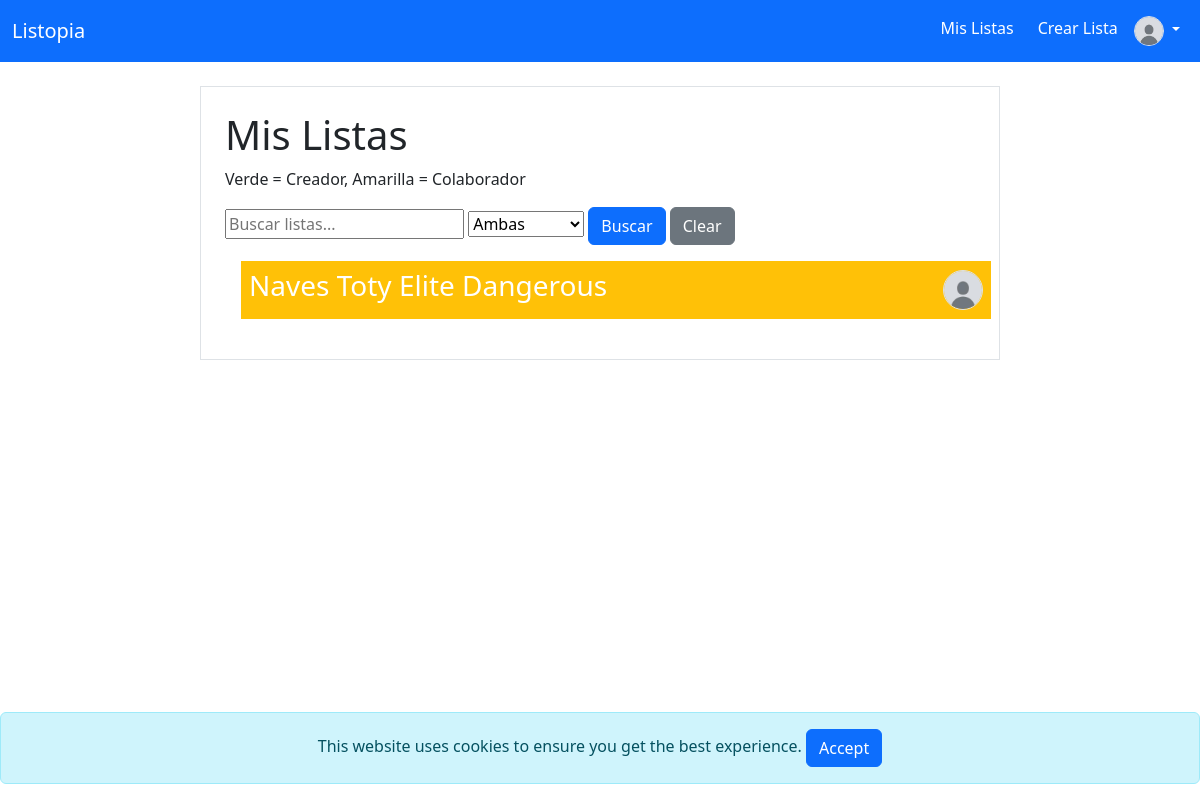
/lists/ (signed in), run on an earlier commit of the app's database.
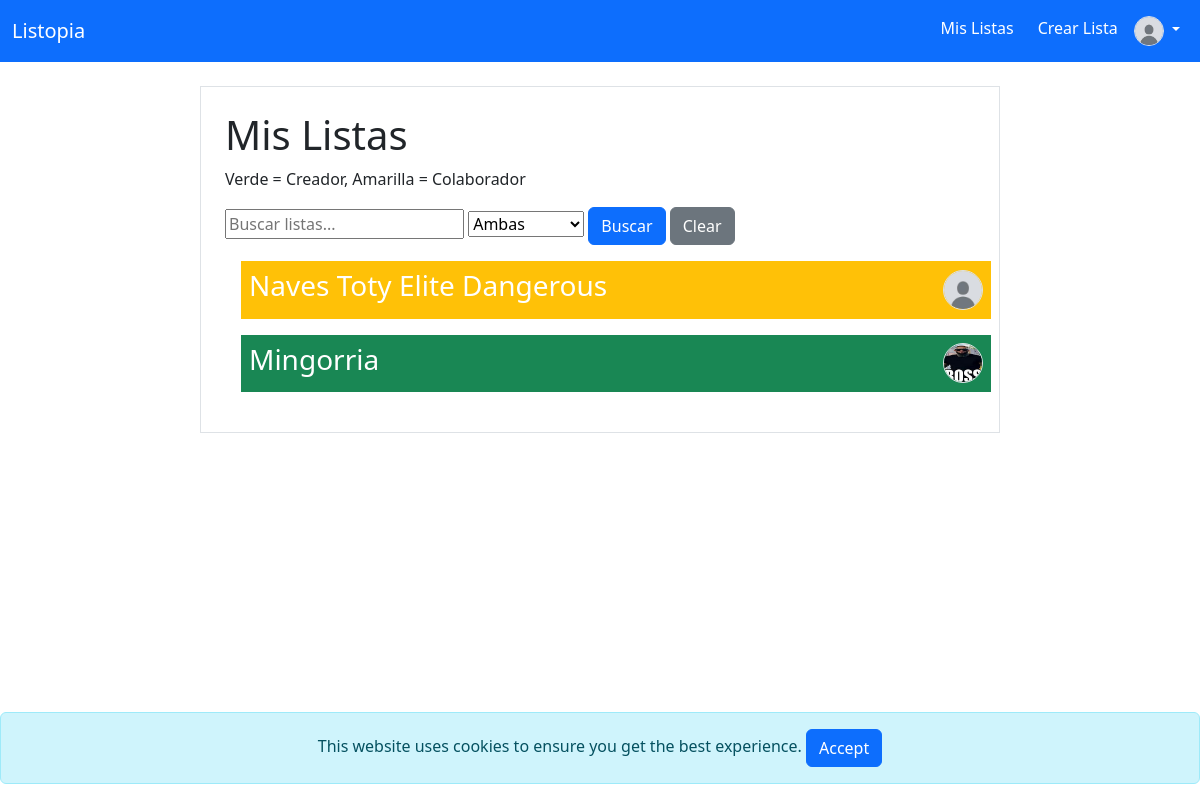
And on a later commit of the database.
### lists/models.py (models this page shows, shortened)
class List(models.Model):
    name = models.CharField(max_length=50)
    description = models.CharField(max_length=256)
    creator = models.ForeignKey(User, on_delete=models.CASCADE, related_name="created_lists")
    created_on = models.DateTimeField(auto_now_add=True)
    collaborators = models.ManyToManyField(User, related_name="collaborated_lists", blank=True)
    is_public = models.BooleanField(default=False)

### auth_app/models.py (models this page shows, shortened)
class Profile(models.Model):
    user = models.OneToOneField(User, on_delete=models.CASCADE)
    description = models.TextField()
    pic = models.ImageField(upload_to='profile_pics', blank=True, null=True)

### lists/views.py (the view)
# urls.py: path('', views.lists, name='lists'),
@login_required
def lists(request):
    search_query = request.GET.get('search', '')
    filter_type = request.GET.get('filter', 'both')
    if filter_type == 'creator':
        lists = List.objects.filter(creator=request.user, name__icontains=search_query).order_by('created_on').distinct()
    elif filter_type == 'collaborator':
        lists = List.objects.filter(collaborators=request.user, name__icontains=search_query).order_by('created_on').distinct()
    else:
        lists = List.objects.filter(
            (Q(creator=request.user) | Q(collaborators=request.user)) & Q(name__icontains=search_query)
        ).order_by('created_on').distinct()
    return render(request, 'lists.html', {
        'title': 'Lists',
        'lists': lists,
        'search_query': search_query,
        'filter_type': filter_type
    })

### lists/templates/lists.html (shortened to what this page needs)
{% extends 'base.html' %}
{% block content %}
<div class="container col-12 col-md-10 col-lg-8 border p-4 mx-auto mt-4 text-white">
    <h1 class="text-dark">Mis Listas</h1>
    <p class="text-dark">Verde = Creador, Amarilla = Colaborador</p>
    <form method="GET" action="{% url 'lists' %}">
        <input type="text" name="search" placeholder="Buscar listas..." value="{{ search_query }}">
        <select name="filter">
            <option value="both" {% if filter_type == 'both' %}selected{% endif %}>Ambas</option>
        </select>
        <button type="submit" class="btn btn-primary">Buscar</button>
        <a href="{% url 'lists' %}" class="btn btn-secondary">Clear</a>
    </form>
    {% if lists %}
        {% for list in lists %}
        {% if request.user == list.creator %}
        <div class="container bg-success p-2 m-3 list-item" onclick="location.href='{% url 'list_details' list.id %}'">
        {% else %}
        <div class="container bg-warning p-2 m-3 list-item" onclick="location.href='{% url 'list_details' list.id %}'">
        {% endif %}
            <div class="d-flex justify-content-between align-items-center">
                <h3>{{list.name}}</h3>
                <div>
                    {% for collaborator in list.collaborators.all %}
                    <a href="{% url 'user_details' collaborator.username %}" title="{{collaborator.username}}">
                        <img src="../media/{{ collaborator.profile.pic }}" class="rounded-circle border" alt="{{collaborator.username}}" style="width: 40px; height: 40px;">
                    </a>
                    {% endfor %}
                </div>
            </div>
        </div>
        {% endfor %}
    {% else %}
        <p class="text-dark">No se encontraron listas con el término buscado.</p>
    {% endif %}
</div>
{% endblock %}

### auth_app/templates/base.html (shortened to what this page needs)
<!DOCTYPE html>
<html lang="en">
<head>
    <link href="https://cdn.jsdelivr.net/npm/bootstrap@5.3.3/dist/css/bootstrap.min.css" rel="stylesheet">
</head>
<body>
    <nav class="navbar navbar-expand-lg bg-primary navbar-dark">
        <div class="container-fluid">
            <a class="navbar-brand" href="{% url 'home' %}">Listopia</a>
            <div class="collapse navbar-collapse" id="navbarNav">
                <ul class="navbar-nav ms-auto">
                    {% if user.is_authenticated %}
                        <li class="nav-item">
                            <a class="nav-link text-white" href="{% url 'lists' %}">Mis Listas</a>
                        </li>
                        <li class="nav-item">
                            <a class="nav-link text-white" href="{% url 'create_list' %}">Crear Lista</a>
                        </li>
                        <li class="nav-item dropdown">
                            <a class="nav-link dropdown-toggle text-white" href="#" id="navbarDropdown" role="button" data-bs-toggle="dropdown" aria-expanded="false">
                                <img src="../../media/{{ user.profile.pic }}" class="rounded-circle border" alt="{{user.username}}" style="width: 30px; height: 30px;"></i>
                            </a>
                        </li>
                    {% endif %}
                </ul>
            </div>
        </div>
    </nav>
    <div id="cookie-banner" class="alert alert-info text-center fixed-bottom" style="display: none;">
        This website uses cookies to ensure you get the best experience.
        <button id="accept-cookies" class="btn btn-primary">Accept</button>
    </div>
    {% block content %}
    {% endblock %}
</body>
</html>

What changed in the data, as far as the page shows it:
added List: name "Mingorria"
